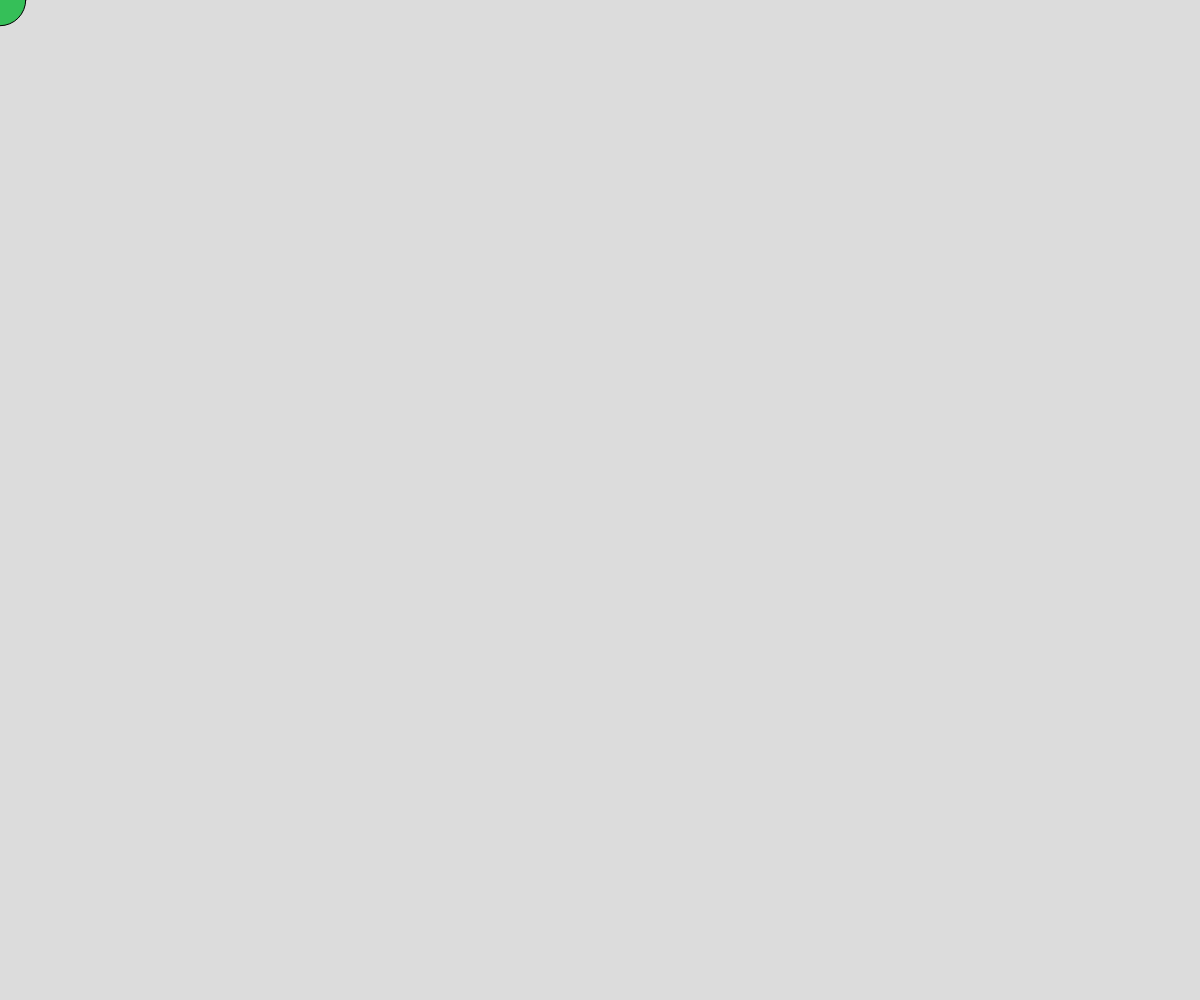
Frame 1 (no input)
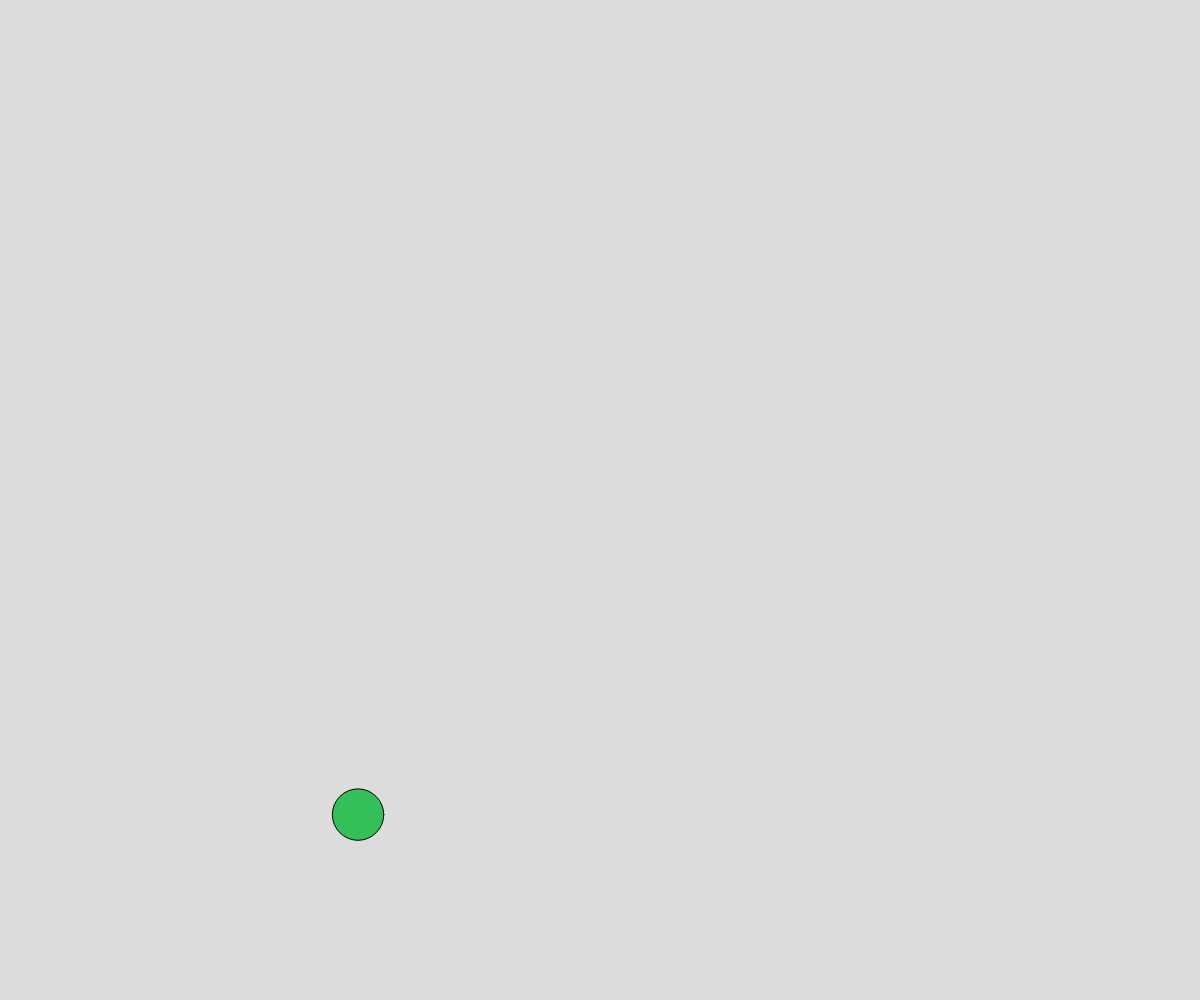
Frame 60 (no input)
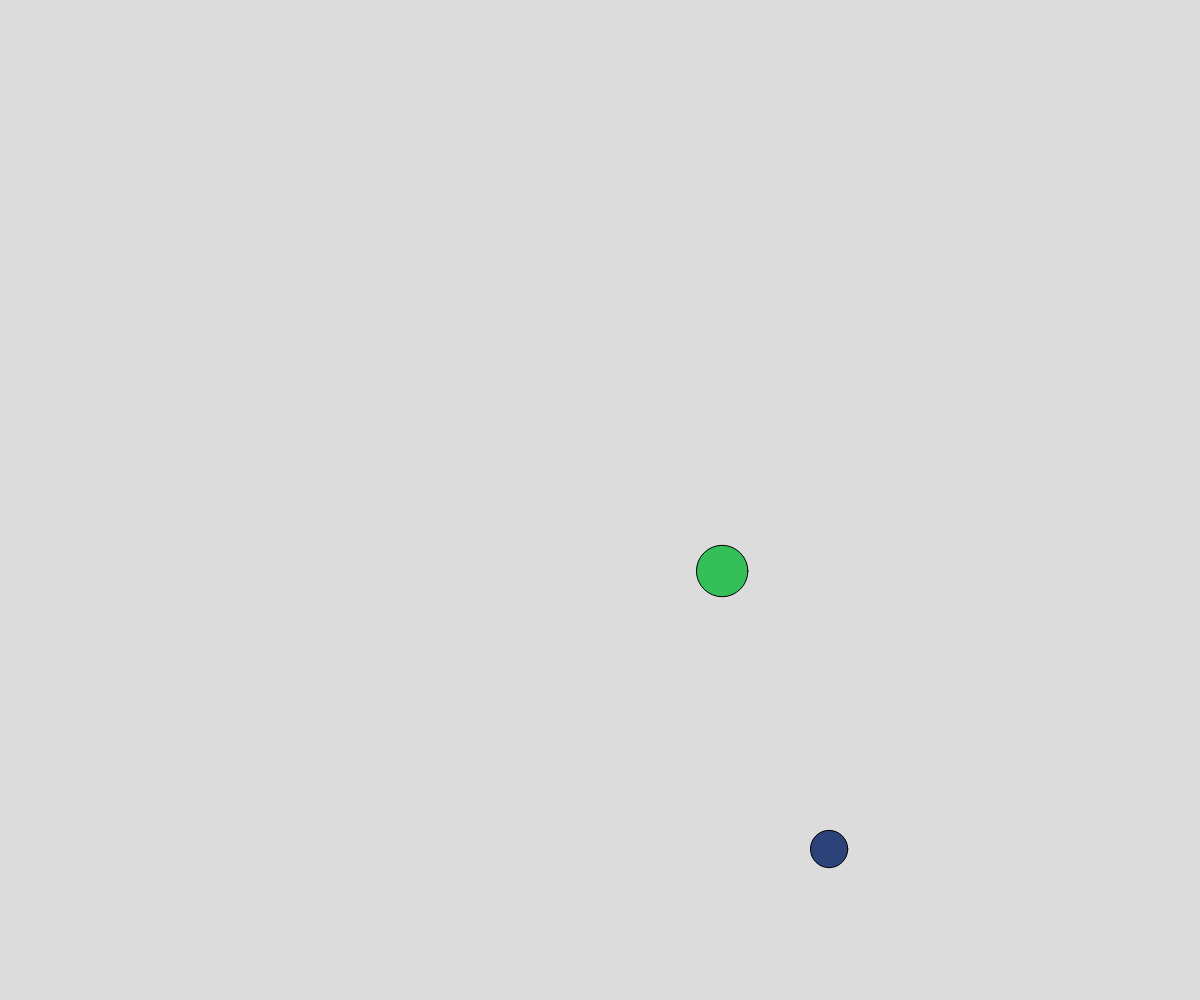
Frame 120 (the mouse pressed at the canvas centre since frame 60)

The p5.js sketch that drew these frames (run headless with seeded random() and noise() and a simulated clock; from frame 60 on, the mouse is pressed at the canvas centre):

// p5.js sketch
// ── sketch.js
// Ball object nomination demo
// Laura Lima
// Oct 5th

let ballArray = [];

function setup() {
  createCanvas(windowWidth, windowHeight);
  let theBall = spawnBall();
  ballArray.push(theBall);
}

function spawnBall() {
  let theBall = {
    x: mouseX,
    y: mouseY,
    radius: random(15, 30),
    r: random(0, 255),
    g: random(0, 255),
    b: random(0, 255),
    dx: random(-10, 10),
    dy: random(-10, 10),
  };
  return theBall;
}

function draw() {
  background(220);
  displayBall();
  moveBall();
}

function keyTyped() {
  if (key === " ") {
    let someBall = spawnBall();
    ballArray.push(someBall);
  }
}

function mousePressed() {
  let someBall = spawnBall();
  ballArray.push(someBall);
}

function moveBall() {
  for (let i = 0; i < ballArray.length; i++){
    let theBall = ballArray[i];

    if (theBall.x  - theBall.radius > width) {
      theBall.x = 0 - theBall.radius;
    }
    else if (theBall.x < 0 - theBall.radius){
      theBall.x = width + theBall.radius;
    }
  
    if (theBall.y - theBall.radius > height) {
      theBall.y = 0 - theBall.radius;
    }
    else if (theBall.y < 0 - theBall.radius) {
      theBall.y = height + theBall.radius;
    }
  
    theBall.x += theBall.dx;
    theBall.y += theBall.dy;
  
    console.log(theBall.x, theBall.y);
  }
}

function displayBall() {

  for (let i = 0; i < ballArray.length; i++){
    let theBall = ballArray[i];
    fill(theBall.r, theBall.g, theBall.b);
    circle(theBall.x, theBall.y, theBall.radius * 2);
  }
}
